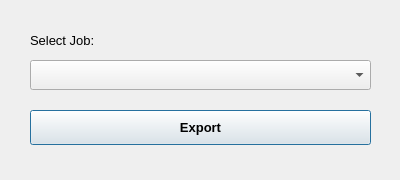
<ui version="4.0" >
 <class>netcom_bw_exportDialogBase</class>
 <widget class="QDialog" name="netcom_bw_exportDialogBase" >
  <property name="geometry" >
   <rect>
    <x>0</x>
    <y>0</y>
    <width>400</width>
    <height>180</height>
   </rect>
  </property>
  <property name="windowTitle" >
   <string>NetCom BW Export</string>
  </property>
  <widget class="QLabel" name="label_job_id" >
   <property name="geometry" >
    <rect>
     <x>30</x>
     <y>30</y>
     <width>341</width>
     <height>21</height>
    </rect>
   </property>
   <property name="text" >
    <string>Select Job:</string>
   </property>
   <property name="font" >
    <font>
     <pointsize>10</pointsize>
    </font>
   </property>
  </widget>
  <widget class="QComboBox" name="comboBox_job" >
   <property name="geometry" >
    <rect>
     <x>30</x>
     <y>60</y>
     <width>341</width>
     <height>30</height>
    </rect>
   </property>
  </widget>
  <widget class="QPushButton" name="button_export" >
   <property name="geometry" >
    <rect>
     <x>30</x>
     <y>110</y>
     <width>341</width>
     <height>35</height>
    </rect>
   </property>
   <property name="text" >
    <string>Export</string>
   </property>
   <property name="font" >
    <font>
     <pointsize>10</pointsize>
     <weight>75</weight>
     <bold>true</bold>
    </font>
   </property>
  </widget>
 </widget>
 <resources/>
 <connections/>

</ui>
